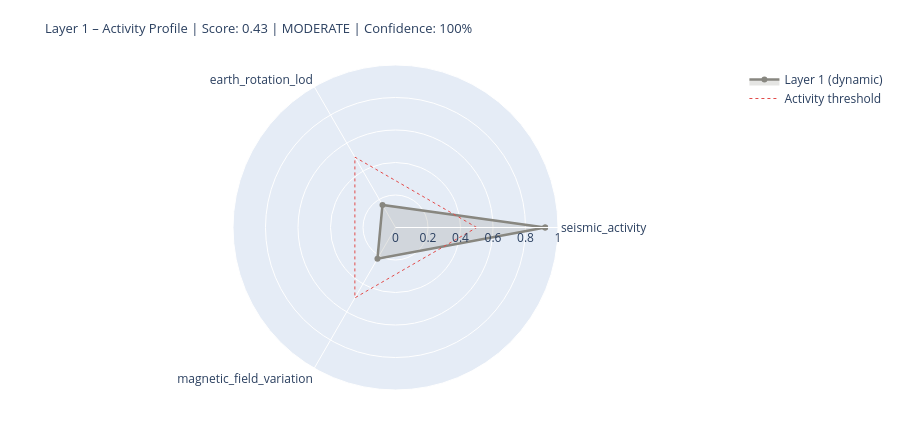

The cell this chart's notebook holds for it:
### Markdown cell above
---
## 5. State Assessment & Handoff to Layer 2

### Code cell
# ============================================================
# LAYER 1 SCORE
# Three dynamic components only (conductivity = static baseline)
# ============================================================

def norm(v, lo, hi):
    if v is None: return None
    return max(0.0, min(1.0, (v - lo) / (hi - lo)))

# --- Seismic Activity ---
seis_score_val = None
seis_source    = 'missing'
if df_seis is not None and not df_seis.empty:
    n_events = len(df_seis)
    max_mag  = df_seis['mag'].max()
    n_strong = (df_seis['mag'] >= 6.0).sum()
    seis_score_val = norm(n_events * 0.5 + max_mag * 5 + n_strong * 10, 0, 120)
    seis_source = 'primary'

# --- Earth Rotation (LOD anomaly) ---
lod_score_val = None
lod_now       = None
lod_source    = 'missing'
if df_iers is not None and lod_col:
    lod_now       = float(df_iers[lod_col].iloc[-1])
    lod_score_val = norm(abs(lod_now), 0, 3.0)
    lod_source    = 'primary'
elif raw.get('iers_synthetic_lod') is not None:
    lod_now       = raw['iers_synthetic_lod']
    lod_score_val = norm(abs(lod_now), 0, 3.0)
    lod_source    = 'estimated_seasonal'
    print(f'  LOD estimate: {lod_now:+.3f} ms  [estimated_seasonal]')

# --- Magnetic Field Variation (Kp as dynamic proxy) ---
mag_score_val = None
kp_val        = None
mag_source    = 'missing'
if df_geomag is not None and not df_geomag.empty:
    kp_val        = float(df_geomag['kp'].iloc[-1])
    mag_score_val = norm(kp_val, 0, 9)
    mag_source    = 'primary'
elif layer0 and layer0.get('raw_values', {}).get('Kp_index', {}).get('value') is not None:
    kp_val        = layer0['raw_values']['Kp_index']['value']
    mag_score_val = norm(kp_val, 0, 9)
    mag_source    = 'from_layer0'

# --- Conductivity Baseline (static – not in dynamic score) ---
ocean_fraction = 0.71
leitf_baseline = {
    'ocean_surface_fraction': ocean_fraction,
    'ocean_conductivity_Sm':  CONSTANTS['conductivity_ocean_Sm'],
    'role': 'stable_boundary_condition',
}

# --- Assemble (dynamic components only) ---
COMPONENTS = {
    'seismic_activity':        {'score': seis_score_val, 'source': seis_source, 'dynamic': True},
    'earth_rotation_lod':      {'score': lod_score_val,  'source': lod_source,  'dynamic': True},
    'magnetic_field_variation': {'score': mag_score_val,  'source': mag_source,  'dynamic': True},
}

available   = {k: v['score'] for k, v in COMPONENTS.items() if v['score'] is not None}
unavailable = [k for k, v in COMPONENTS.items() if v['score'] is None]
layer1_score = round(sum(available.values()) / len(available), 4) if available else None
confidence   = round(len(available) / len(COMPONENTS), 2)
level = ('unknown'  if layer1_score is None
         else 'calm'     if layer1_score < 0.3
         else 'moderate' if layer1_score < 0.6
         else 'active')

# Console output
W = 64
print('=' * W)
print('LAYER 1 – PLANETARY BODY – STATE ASSESSMENT')
print('=' * W)
for name, comp in COMPONENTS.items():
    s = comp['score']
    if s is not None:
        bar = '█' * int(s * 20) + '░' * (20 - int(s * 20))
        print(f'  {name:<34} {bar}  {s:.2f}  [{comp["source"]}]')
    else:
        print(f'  {name:<34} {"─" * 20}  n/a   [missing]')
print(f'  {"Conductivity (Baseline)":<34} {"─" * 20}  static [boundary_condition]')
print('-' * W)
print(f'  Score (dynamic):  {layer1_score:.3f}  ({len(available)}/{len(COMPONENTS)} components)')
print(f'  Confidence:       {confidence:.0%}')
print(f'  Level:            {level.upper()}')
if layer0:
    print(f'  Layer-0 input:    {layer0["level"].upper()} | Driver: {layer0["dominant_driver"]}')
print('=' * W)

# Radar chart
cats   = list(available.keys())
vals_r = list(available.values())
if len(cats) >= 3:
    fig = go.Figure()
    fig.add_trace(go.Scatterpolar(
        r=vals_r + [vals_r[0]], theta=cats + [cats[0]],
        fill='toself', fillcolor='rgba(136,135,128,0.22)',
        line=dict(color='#888780', width=2.5), name='Layer 1 (dynamic)'
    ))
    fig.add_trace(go.Scatterpolar(
        r=[0.5] * (len(cats)+1), theta=cats + [cats[0]],
        line=dict(color='#E24B4A', dash='dot', width=1),
        mode='lines', name='Activity threshold'
    ))
    fig.update_layout(
        title=dict(
            text=f'Layer 1 – Activity Profile | Score: {layer1_score:.2f} | {level.upper()} | Confidence: {confidence:.0%}',
            font=dict(size=13)),
        polar=dict(radialaxis=dict(visible=True, range=[0, 1])),
        height=430, showlegend=True,
        margin=dict(l=60, r=60, t=65, b=40)
    )
    fig.show()

### Figure 1 — Plotly figure (JSON) as saved in the notebook; plotly's stock layout.template omitted (floating-point values rounded to 4 significant figures)
{"data": [{"fill": "toself", "fillcolor": "rgba(136,135,128,0.22)", "line": {"color": "#888780", "width": 2.5}, "name": "Layer 1 (dynamic)", "r": [0.9208, 0.1603, 0.2222, 0.9208], "theta": ["seismic_activity", "earth_rotation_lod", "magnetic_field_variation", "seismic_activity"], "type": "scatterpolar"}, {"line": {"color": "#E24B4A", "dash": "dot", "width": 1}, "mode": "lines", "name": "Activity threshold", "r": [0.5, 0.5, 0.5, 0.5], "theta": ["seismic_activity", "earth_rotation_lod", "magnetic_field_variation", "seismic_activity"], "type": "scatterpolar"}], "layout": {"height": 430, "margin": {"b": 40, "l": 60, "r": 60, "t": 65}, "polar": {"radialaxis": {"range": [0, 1], "visible": true}}, "showlegend": true, "title": {"font": {"size": 13}, "text": "Layer 1 – Activity Profile | Score: 0.43 | MODERATE | Confidence: 100%"}}}
